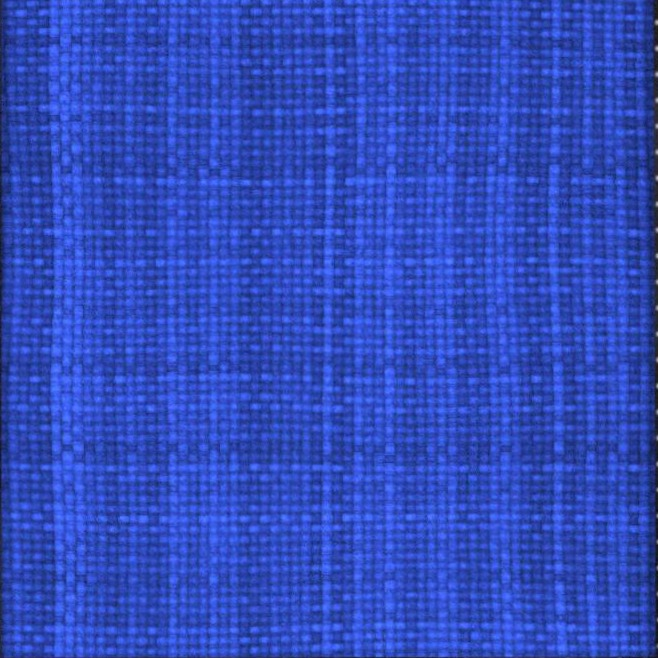
#> input picture annotation_tool/demo/data/crops/801.jpg, 658 x 658 px, given in place of final.jpg, which was not available
$ python repro_doc3_count.py   (older library calls are emulated)
#> lines starting #> are read from the running program, lines starting #| are printed output that depends on the picture; after the words box and inside, x2 and y2 are one past the last pixel; in counts of white or black regions, pixels touching at a corner belong together; pictures that were not available may be replaced by others from this repository, and a replacement may not be noted
# Headless re-run of TQA/doc3.py logic (lines 8-88) on TQA/images, writing nothing to the source tree;
# compares with TQA/outputs/f*.jpg.jpg and applies TQA/count.py logic (lines 5-15).
import cv2, numpy as np, os
from scipy import ndimage as inter
T = os.path.join((os.environ.get("PICKGLASS_LEGACY_ROOT") or os.path.join(os.path.join(os.path.dirname(os.path.abspath(__file__)), "..", ".."), "data", "legacy2019")), "TQA")
def count_py(img):
    h,w = img.shape[:2]; warp1 = 0
#> after `h, w = img.shape[:2]`: h = 658; w = 658
    for y in range(0,1):
        for x in range(0,w):
            if img[y,x] - img[y,x-1] == 255: warp1 += 1   # uint8 arithmetic, as in count.py
    return warp1
def transitions_all_rows(b):
    bb = (b > 127).astype(np.int8)
    return np.abs(np.diff(bb, axis=1)).sum(axis=1), np.abs(np.diff(bb, axis=0)).sum(axis=0)
def doc3(img):
    imgray = cv2.cvtColor(img, cv2.COLOR_BGR2GRAY)
#> img is the input picture: shape (658, 658, 3); mean B, G, R 188.6, 75.1, 47.8
    thresh = cv2.adaptiveThreshold(imgray, 1, cv2.ADAPTIVE_THRESH_GAUSSIAN_C, cv2.THRESH_BINARY, 21, 0)
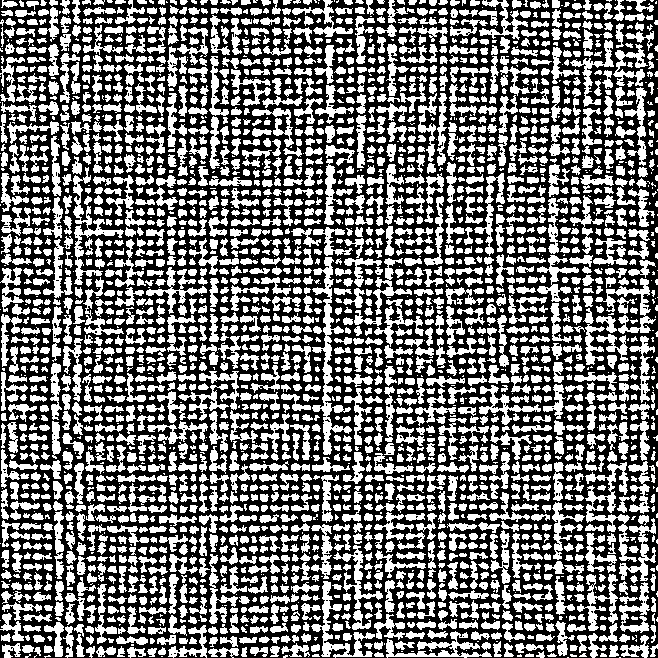
#> thresh: shape (658, 658); values 0 (black) and 1 (white), 45.8% white; 2808 white regions (639 under 20 px), largest, box (x1, y1, x2, y2) and area: (312, 257, 352, 455) 1796, (585, 462, 637, 562) 1392, (73, 167, 124, 285) 1151
    thresh = cv2.blur(thresh, (3,3))
#> thresh: shape (658, 658); values 0 (black) and 1 (white), 44.3% white; 2339 white regions (234 under 20 px), largest, box (x1, y1, x2, y2) and area: (292, 227, 352, 455) 2283, (312, 581, 405, 658) 1440, (596, 278, 655, 334) 1022
    k = 40; h, w = thresh.shape
#> after `h, w = thresh.shape`: h = 658; w = 658
    filt = thresh[int(h/2-k):int(h/2+k), int(w/2-k):int(w/2+k)]
#> filt: shape (80, 80); values 0 (black) and 1 (white), 44.7% white; 50 white regions (18 under 20 px), largest, box (x1, y1, x2, y2) and area: (24, 0, 45, 80) 669, (54, 21, 80, 47) 228, (3, 56, 22, 80) 176
    filt = 2*filt-1; filt = filt*255/(4*k*k); filti = filt*-1
    thresh = thresh*2-np.ones(np.shape(thresh))
    f = cv2.filter2D(thresh, cv2.CV_8UC3, filt); fi = cv2.filter2D(thresh, cv2.CV_8UC3, filti)
#> after `fi = cv2.filter2D(thresh, cv2.CV_8UC3, filti)`:
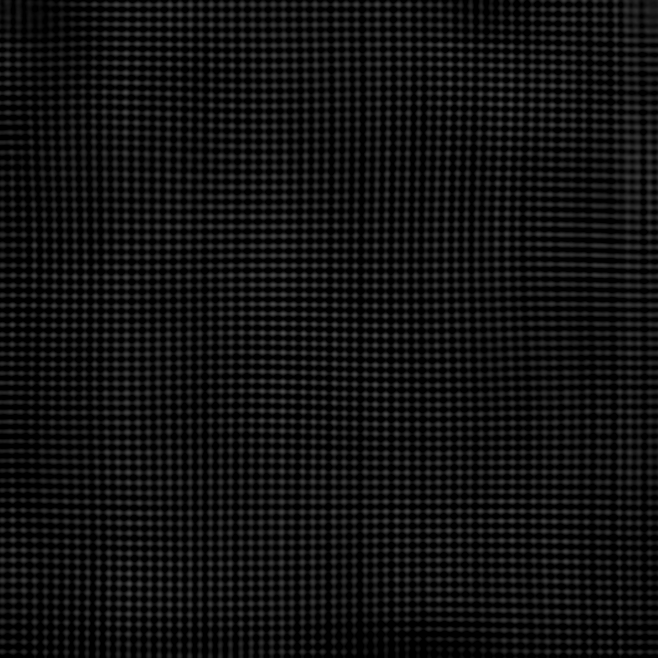
#> fi: shape (658, 658); min 0, max 78, mean 17.3
    f = cv2.subtract(f, fi)
    def find_score(im, angle):
        data = inter.rotate(im, angle, reshape=False, order=0); hist = np.sum(data, axis=1)
        return hist, np.sum((hist[1:] - hist[:-1]) ** 2)
    angles = range(-10, 10, 1); scores = [find_score(f, a)[1] for a in angles]
#> after `scores = [find_score(f, a)[1] for a in angles]`: scores = [4523887, 5234045, 5381297, 6979495, 7299620, 8082094, 13050961, 18261479, 83822849, 225452393, 1646339832, 592137044, 417265599, 36323169, 25917672, 11786084, 10155838, 10221641, 6275400, 5458358]
    best = angles[scores.index(max(scores))]
#> best = 0
    f = inter.rotate(f, best, reshape=False, order=0)
    f2 = f - cv2.blur(f, (51,51)) + 125
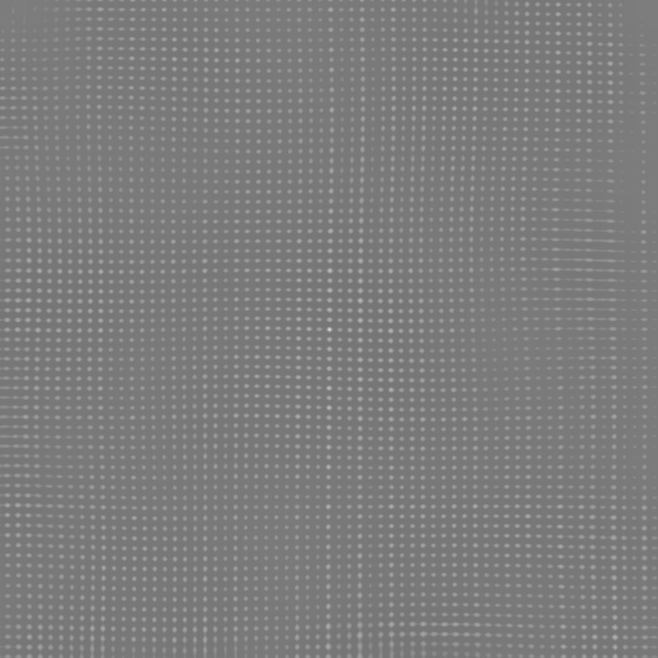
#> f2: shape (658, 658); min 117, max 233, mean 125
    f = cv2.dilate(f, np.ones((3,3),np.uint8), iterations=1)
    Z = np.float32(f2.reshape((-1,1)))
    crit = (cv2.TERM_CRITERIA_EPS + cv2.TERM_CRITERIA_MAX_ITER, 10, 1.0)
    cv2.setRNGSeed(0)
    ret, label, center = cv2.kmeans(Z, 3, None, crit, 10, cv2.KMEANS_RANDOM_CENTERS)
#> ret = 3071878.5; center = [150.6, 121, 135.5]
    for i in range(3):
        if np.max(center)==center[i]: a=i
        elif np.min(center)==center[i]: c=i
        else: b=i
    if center[b] < 128: b = a
    f = cv2.adaptiveThreshold(f, 255, cv2.ADAPTIVE_THRESH_GAUSSIAN_C, cv2.THRESH_BINARY, 51, float(-np.abs(center[c]-center[b])*1.3/2))
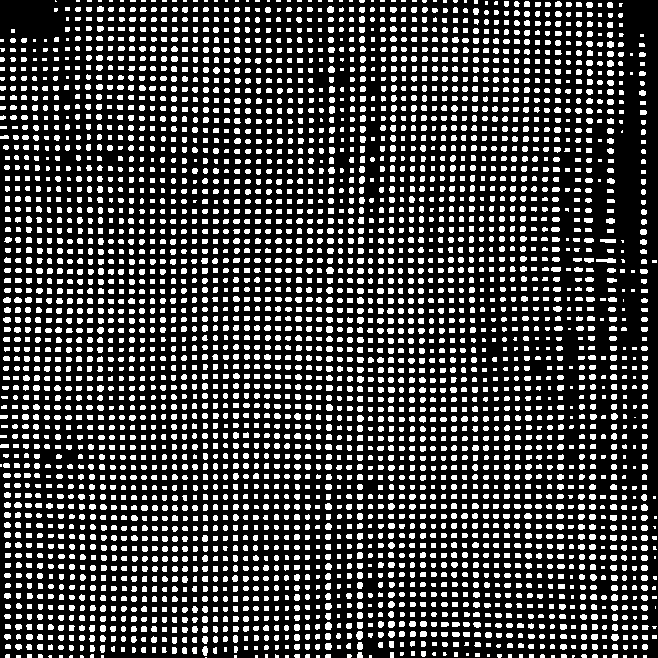
#> f: shape (658, 658); 25.1% white; 4025 white regions (437 under 20 px), largest, box (x1, y1, x2, y2) and area: (596, 258, 616, 263) 74, (600, 239, 616, 243) 59, (356, 631, 363, 640) 51
    return f[int(h/2-k):int(h/2+k), int(w/2-k):int(w/2+k)], best, center.ravel()
print("count.py on TQA/final.jpg:", count_py(cv2.imread(T+"/final.jpg",0)))
names = sorted([n for n in os.listdir(T+"/images") if n.endswith('.jpg')], key=lambda s:int(s[1:-4]))
for n in names:
    out, ang, cen = doc3(cv2.imread(T+"/images/"+n))
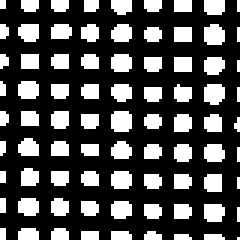
#> out: shape (80, 80) (shown 3 times larger); 31% white; 81 white regions (23 under 20 px), largest, box (x1, y1, x2, y2) and area: (37, 37, 44, 44) 45, (68, 8, 75, 15) 42, (68, 28, 75, 35) 42
#> ang = 0; cen = [150.6, 121, 135.5]
    saved = cv2.imread(T+"/outputs/"+n+".jpg", 0)
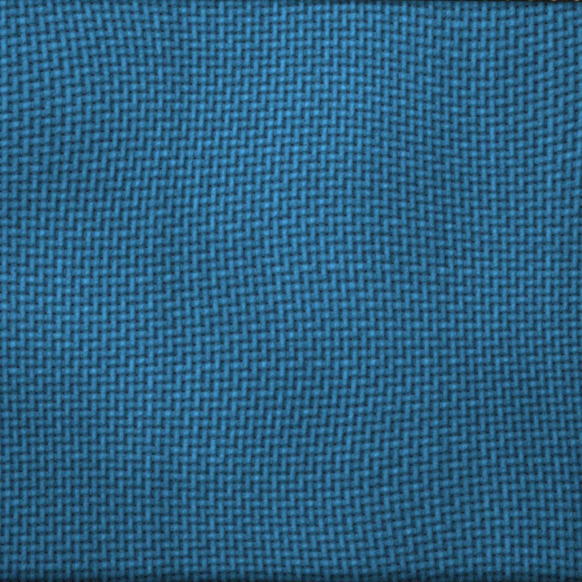
#> input picture annotation_tool/demo/data/crops/802.jpg, 1164 x 1164 px, given in place of 801.jpg.jpg, which was not available (shown at 1/2 size)
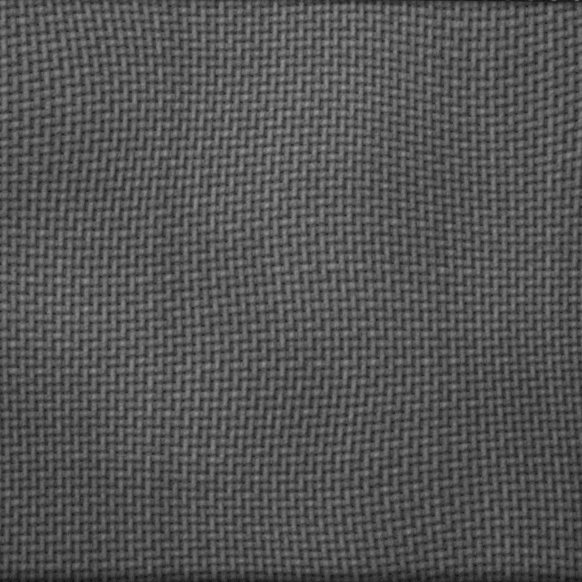
#> saved: shape (1164, 1164) (shown at 1/2 size); min 8, max 160, mean 83.8
#> (the run stopped early here; a loop or call above may not have finished)
